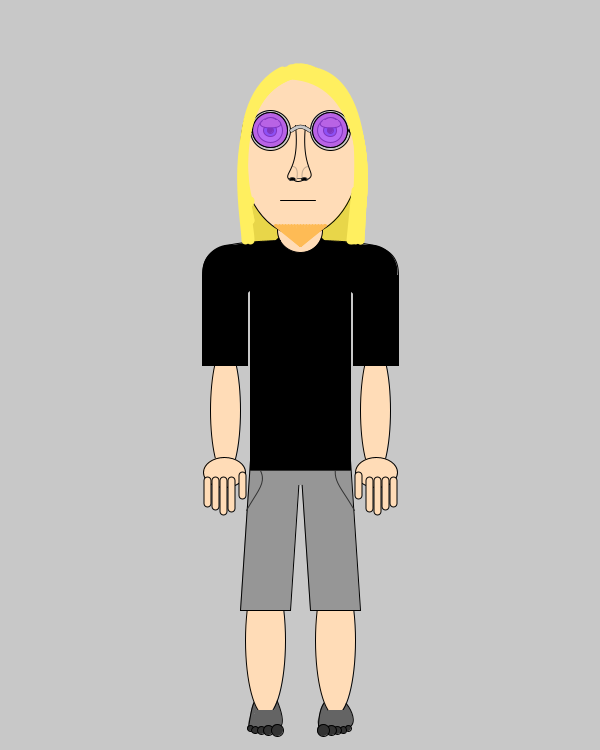
Frame 1 (no input)
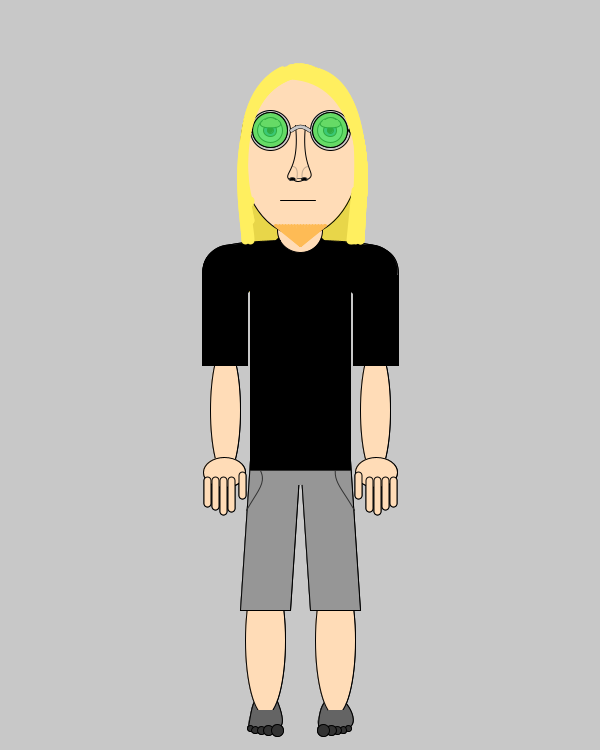
Frame 2 (the mouse pressed at the canvas centre, redrawn once)

The Processing sketch that drew these frames (run headless with seeded random() and noise(); the mouse was pressed at the canvas centre and the sketch redrawn once):

// Processing sketch: processing_76321
// ── processing_76321.pde

//Numbers 1-7 control the shirt color
//The keys a,s, and d control shorts color
//Glasses randomly change color each time a key is pressed.
//press 1 for green
//press 2 for yellow
//press 3 for orange
//press 4 for red
//press 5 for blue
//press 6 for black
//press 7 for grey
//
//press a for black
//press s for grey
//press d for khaki

color skin = #FFDCB7;
color bglass=#3473D6;
color beye=#3B88FF;
int shirt = 0;
int fillval= 150;
color hairb = #FEBB55;
color hair = #FFEF5F;
color hbehind = #E8D649;

void setup (){
size (600,750);
background (200);//background color
//background (random(255),random(255),random(255));////background random

}

void draw (){
  noLoop();
smooth();
fill(skin);

//Basic body shape (body-arms)

//body
//ellipse (300,345,100,250);

////neck
//fill(skin);ellipse (300,230,45,45);

////shoulders
//fill(skin);
//ellipse (240,270,50,50);//left
//ellipse (360,270,50,50);//right

//hair (behind head)
stroke(hbehind);
fill(hbehind);rect(250,190,100,100);

//left arm
stroke(0);strokeWeight(1);
fill(skin);
//ellipse (225,340,30,130);////upper arm for body outline
ellipse (225,410,30,130);//lower arm

//right arm
stroke(0);
fill(skin);
//ellipse (375,340,30,130);////upper arm for body outline
ellipse (375,410,30,130);//lower arm

//left hand
smooth();strokeWeight(1);stroke(0);
ellipse(224,472,42,30);//palm
strokeWeight(8);stroke(0);//finger outline
line(242,475,242,495);//thumb
line(231,480,231,508);//index
line(223,480,223,511);//middle
line(215,480,215,506);//ring
line(207,480,207,503);//little
strokeWeight(6);stroke(skin);//finger color
line(242,475,242,495);//thumb
line(231,480,231,508);//index
line(223,480,223,511);//middle
line(215,480,215,506);//ring
line(207,480,207,503);//little


//right hand
smooth();strokeWeight(1);stroke(0);
ellipse(376,472,42,30);//palm
strokeWeight(8);stroke(0);//finger outline
line(358,475,358,495);//thumb
line(369,480,369,508);//index
line(377,480,377,511);//middle
line(385,480,385,506);//ring
line(393,480,393,503);//little
strokeWeight(6);stroke(skin);//finger color
line(358,475,358,495);//thumb
line(369,480,369,508);//index
line(377,480,377,511);//middle
line(385,480,385,506);//ring
line(393,480,393,503);//little


//left foot
noStroke();
strokeWeight(1);
fill(100);
ellipse(265,722,33,22);//foot
stroke(0);
bezier(248,726,250,718,252,690,262,700); //left side of foot
bezier(280,726,288,718,268,680,260,670);//right side of foot
fill(50);
ellipse(250,728,6,6);//little toe
ellipse(255,730,7,7);//4th toe
ellipse(261,730,8,8);//3rd toe
ellipse(268,730,10,10);//2nd toe
ellipse(277,730,12,12);//big toe


//left leg
strokeWeight(1);stroke(0);
fill(skin);
//ellipse (270,520,50,150);//upper leg outline
ellipse (265,640,40,150);//lower leg
noStroke();fill(100);rect(255,710,22,10);//part of shoe

//right foot
noStroke();
fill(100);
ellipse(335,722,35,22);//foot
stroke(0);
bezier(318,726,318,718,320,690,340,700); //left side of foot
bezier(350,726,360,718,340,690,335,700); //right side of foot
fill(50);
ellipse(348,728,6,6);//little toe
ellipse(343,730,7,7);//4th toe
ellipse(337,730,8,8);//3rd toe
ellipse(331,730,10,10);//2nd toe
ellipse(323,730,12,12);//big toe

//right leg
strokeWeight(1);stroke(0);
fill(skin);
//ellipse (330,520,50,150);//upper leg outline
ellipse (335,640,40,150);//lower leg
noStroke();fill(100);rect(328,710,22,10);//part of shoe

//shorts
fill(fillval);
stroke(0);
quad(250, 460, 240, 610, 290, 610, 300, 460); //left leg
quad(300, 460, 310, 610, 360, 610, 350, 460);//right leg
noStroke();
ellipse(300,455,99,60);//waist
strokeWeight(1);stroke(50);noFill();
bezier(246,510,260,485,270,480,253,460);//left pocket
bezier(354,510,340,485,330,480,337,460);//right pocket

//shirt
stroke(0);
fill(shirt);
rect(250,250,100,220);//shirt chest
rect(202,275,45,90);//left sleeve
rect(353,275,45,90);//right sleeve
noStroke();
ellipse (300,260,65,60);//shirt neck
ellipse(300,255,180,30);//shirt neck-shoulders
ellipse(370,272,55,55);//shirt shoulder right
ellipse(230,272,55,55);//shirt shoulder left
stroke(50);line(250,470,350,470);//shirt bottom
fill(skin);stroke(0);ellipse (300,230,45,45);//neck
noFill();
stroke(0);strokeWeight(1);
bezier(202,275,202,245,225,242,280,240);//outline left shoulder
bezier(398,275,398,245,375,242,320,240);//outline right shoulder

//head
stroke(0);
fill(skin);
ellipse (300,150,120,170);


//face
//eye (left)
fill(200);ellipse (270,130,40,40);//silver frame of glasses
fill(skin);ellipse (270,130,35,35);//skin around eye
fill(255);ellipse (270,130,25,25);//white of the eye
fill(beye);ellipse (270,130,13,13);//iris(blue)
fill(0);ellipse (270,130,6,6);//pupil
fill(skin);bezier(260, 123,268,115,272,115,280, 123);//eyelid
fill(skin);bezier(262, 120, 250, 130, 290, 130, 278, 120);//eyelid

//eye (right)
fill(200);ellipse (330,130,40,40);//silver frame of glasses
fill(skin);ellipse (330,130,35,35);//skin around eye
fill(255);ellipse (330,130,25,25);//white of the eye
fill(beye);ellipse (330,130,13,13);//iris(blue)
fill(0);ellipse (330,130,6,6);//pupil
fill(skin);bezier(320, 123,328,115,332,115,340, 123);//eyelid
fill(skin);bezier(322, 120, 310, 130, 350, 130, 338, 120);//eyelid

//glasses lense
fill(random(255), random(255), random(255), 200);
ellipse (270,130,35,35);//glasses(w/ alpha)(left)
ellipse (330,130,35,35);//glasses(w/ alpha)(right)

//nose
noFill();
bezier(295, 125, 300, 173, 280, 173, 290, 180);//left bridge
bezier(305,125,300,173,320,173,305,180);//right bridge
stroke(60,80);
bezier(296,180,298,170,296,166,292,166);//faint lines around nostril (left)
bezier(302,180,300,170,304,166,308,166);//faint lines around nostril (right)
stroke(60,200);line(297,178,302,178);//line between nostrils
fill(0);ellipse(292,179,6,3);//left nostril
fill(0);ellipse(304,179,6,3);//right nostril
stroke(0);noFill();bezier(294,178,292,182,302,182,304,178);//part of nose between nostrils (lower)

strokeWeight(4);bezier(291,130,298,125,302,125,309,130);//Outline of nosepiece on glasses
strokeWeight(3);stroke(200);bezier(291,130,298,125,302,125,309,130);//Nosepiece on glasses

//earpieces of glasses
strokeWeight(5);stroke(0);line(250,130,245,125);//left outline
strokeWeight(3);stroke(200);line(250,130,245,125);//left
strokeWeight(5);stroke(0);line(350,130,355,125);//right outline
strokeWeight(3);stroke(200);line(351,130,355,125);//right

//mouth
strokeWeight(1);stroke(0);
line(280,200,315,200);

//hair  made of various curves
strokeWeight(8);
stroke(hair);
//left side
bezier(290,75,220,100,250,220,250,240);
bezier(290,75,220,100,245,220,245,240);
bezier(288,70,220,100,250,220,250,200);
bezier(286,70,220,100,250,220,250,220);
bezier(282,70,220,100,250,220,250,220);
//right side
bezier(290,75,380,80,360,220,360,240);
bezier(290,70,380,80,360,220,360,240);
bezier(300,70,380,80,360,220,360,220);
bezier(310,70,380,80,360,220,360,220);
bezier(290,70,300,65,380,80,360,220);
bezier(305,68,300,65,380,80,360,220);
bezier(290,68,300,65,380,80,360,220);
bezier(295,67,300,65,380,80,360,220);
bezier(300,67,300,65,380,80,360,220);
bezier(340,100,340,100,370,100,352,240);
bezier(340,100,340,100,370,100,355,240);
line(355,190,350,240);

//goatee  many lines that move towards a point
strokeWeight(3);
stroke(hairb);line(297,225,300,245);
stroke(hairb);line(294,225,300,245);
stroke(hairb);line(291,225,300,245);
stroke(hairb);line(288,225,300,245);
stroke(hairb);line(285,225,300,245);
stroke(hairb);line(282,225,300,245);
stroke(hairb);line(279,225,300,245);
stroke(hairb);line(275,225,300,245);
stroke(hairb);line(276,225,300,245);
stroke(hairb);line(300,225,300,245);
stroke(hairb);line(303,225,300,245);
stroke(hairb);line(306,225,300,245);
stroke(hairb);line(309,225,300,245);
stroke(hairb);line(312,225,300,245);
stroke(hairb);line(315,225,300,245);
stroke(hairb);line(318,225,300,245);
stroke(hairb);line(321,225,300,245);
stroke(hairb);line(325,225,300,245);
stroke(hairb);line(324,225,300,245);



//if else on glasses color maybe
//link eye movement to mouse
//maybe make blink if mouse hovers on eyes
}


void keyPressed() {
if (key == '1') {
	shirt = #14A000;}//press 1 for green
if (key == '2'){
  shirt = #FFF300;}//press 2 for yellow
if (key == '3'){
  shirt = #FF8D00;}//press 3 for orange
if (key == '4'){
  shirt = #FF0000;}//press 4 for red
if (key == '5'){
  shirt = #083BFF;}//press 5 for blue
if (key == '6'){
  shirt =0;}//press 6 for black
if (key == '7'){
  shirt =150;}//press 6 for grey
if (key == 'a'){
  fillval = 0;}//press a for black
if (key == 's'){
  fillval = 150;}//press s for grey
if (key == 'd'){
  fillval = #F0E68C;}//press d for khaki
  redraw();
}
